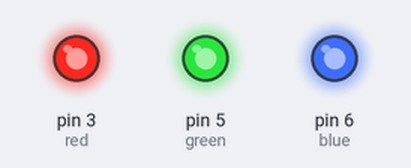
A sketch run on a simulated Arduino Uno, built with avr-gcc and run on an emulated ATmega328P. Shown: output pins drawn as LEDs (lit = HIGH).

Above: at 0.1 s.
Timing chart, 0 to 1.6 s (numbered marks = the images above):
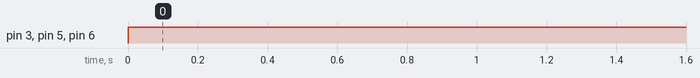

The sketch:

sevdigim_renkler.ino
```cpp
 int red=3;
 int green=5;
 int blue=6;
 int sure=500;
//int tamsayı türünde veri tutabilen bir değişken türü
//digital pinler 0-13 arasında değişen 14 tane digital pin vardır
//digital pinler 0 ya da 1 değerini alırlar
//3,5,6,9,10,11 pinleri pwm pinleridir
//pwm pinleri 0-255 arasında değer alırlar
//analog pinleri A0,A1,A2,A3,A4,A5
//analog pinler 0-1023 arasında deger alır yani 1024 farklı deger alır
void setup() {
  pinMode(red,OUTPUT);
  pinMode(green,OUTPUT);
  pinMode(blue,OUTPUT);
  //setup fonksiyonu 1 kere çalışır
}

void loop() {
  analogWrite(red,255);
  analogWrite(green,255);
  analogWrite(blue,255);
  delay(sure);

}
```

Measured:
- by itself, pin 3 (red), pin 5 (green), pin 6 (blue): LOW → HIGH at 0.00 s
